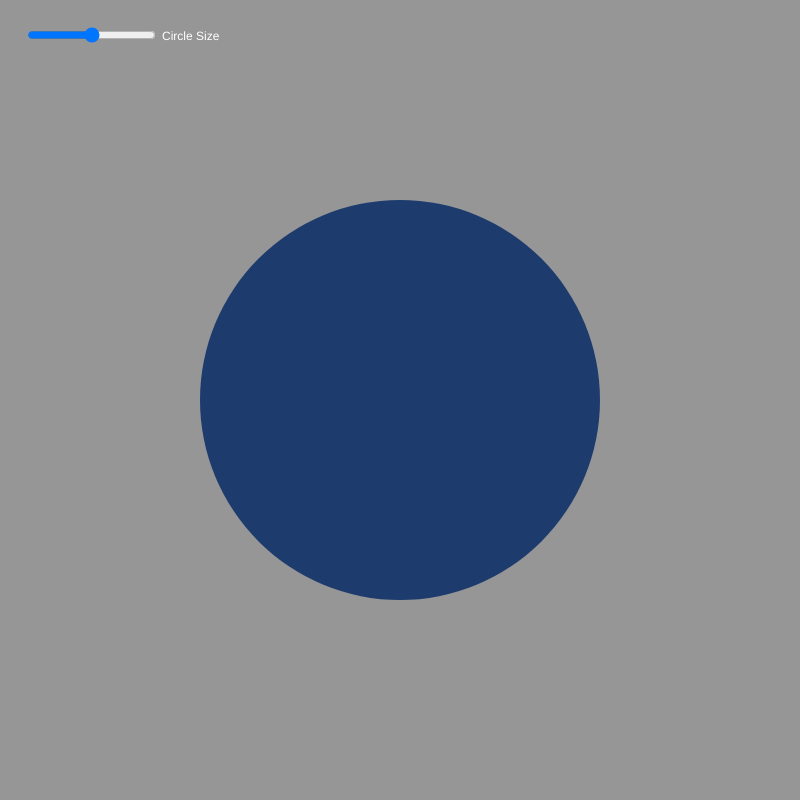
Frame 1 (no input)
Frame 60 (no input): identical to frame 1, image omitted
Frame 120 (the mouse pressed at the canvas centre since frame 60): identical to frame 1, image omitted

The p5.js sketch that drew this single still picture (run headless with seeded random() and noise() and a simulated clock; from frame 60 on, the mouse is pressed at the canvas centre):

// p5.js sketch
// ── sketch.js
var backgroundShade = 150; //our

function setup(){
  createCanvas(800,800);
  //textSize(12);

  //create a HTML slider (with DOM library) to change size of circle
  circleSlider = createSlider(0,width,width/2); //min,max//default value
  circleSlider.position(25,25); //position of slider on screen
}
function draw(){
  background(150);

  var circleWidth = circleSlider.value();

  fill(29,60,109);
  noStroke();
  ellipse(width/2, height/2, circleWidth, circleWidth);

  fill(255);
  text("Circle Size", circleSlider.x+circleSlider.width+8, 40)
}

function changeBackground(){
  //get the value of text input field
  var inputArgument = input.value();

  //need to check if number is between 0-255
  if(isNaN(inputArgument)){
    console.log("Argument is not a number")
  }
}
